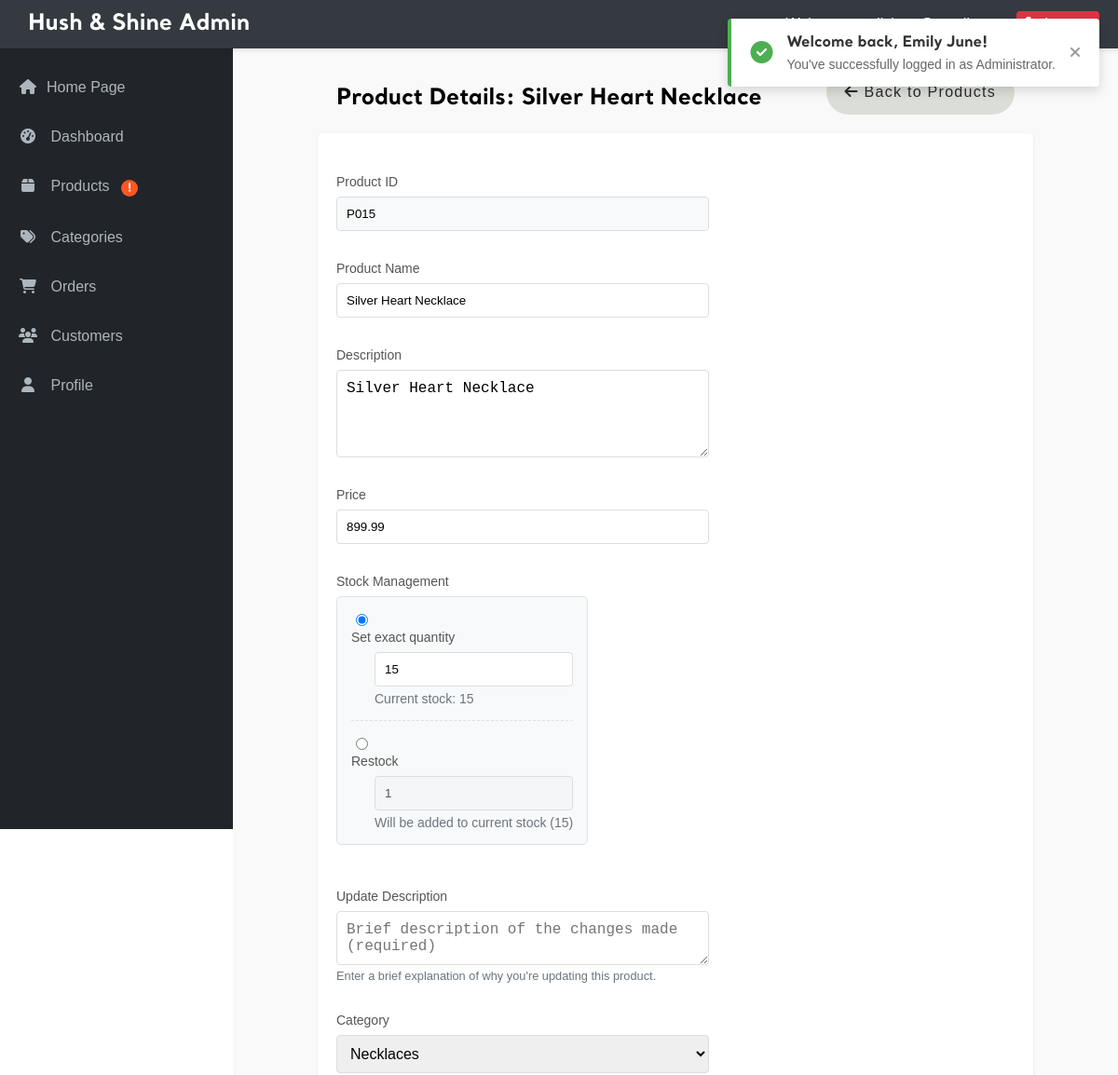
/admin/view_product.php?id=P015 (signed in, upper part), run on an earlier commit of the app's database.
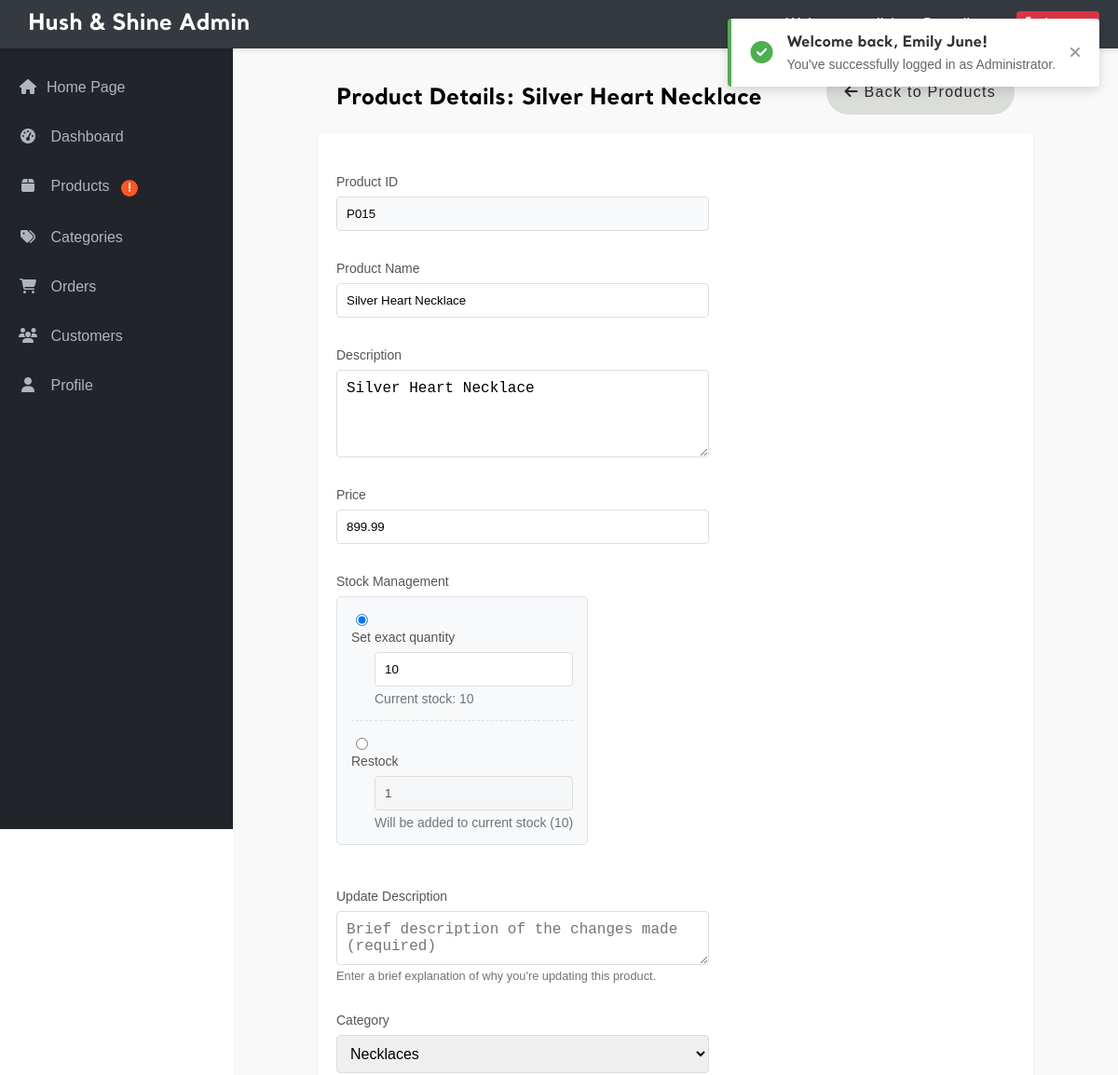
And on a later commit of the database.
### tables this page shows
CREATE TABLE `product` (
  `prod_id` char(4) NOT NULL,
  `prod_name` varchar(100) NOT NULL,
  `prod_desc` varchar(200) NOT NULL,
  `price` double(7,2) NOT NULL,
  `quantity` int(4) NOT NULL,
  `cat_id` char(4) NOT NULL,
  `image` varchar(100) NOT NULL
);

CREATE TABLE `category` (
  `cat_id` varchar(4) NOT NULL,
  `cat_name` varchar(50) NOT NULL,
  `material_type` varchar(100) NOT NULL
);

### admin/view_product.php (the view, shortened to what this page needs)
<?php
require_once '../_base.php';
include '../_head.php';
$prod_id = $_GET['id'] ?? null;
try {
    $stmt = $_db->prepare("SELECT * FROM product WHERE prod_id = ?");
    $stmt->execute([$prod_id]);
    $product = $stmt->fetch(PDO::FETCH_ASSOC);
    $stmt = $_db->query("SELECT * FROM category ORDER BY cat_name");
    $categories = $stmt->fetchAll(PDO::FETCH_ASSOC);
} catch (PDOException $e) {
    $errors[] = "Database error: " . $e->getMessage();
    exit;
}
?>
    <div class="admin-main">
        <div class="admin-content">
            <div class="admin-title">
                <h2>Product Details: <?= htmlspecialchars($product['prod_name']) ?></h2>
                <a href="admin_products.php" class="category-btn back">
                    <i class="fas fa-arrow-left"></i>
                    Back to Products
                </a>
        </div>
            <form action="view_product.php?id=<?= htmlspecialchars($prod_id)?>" method="POST" enctype="multipart/form-data" class="product-form">
            <div class="form-group">
                <label for="prod_id">Product ID</label>
                <input type="text" id="prod_id" class="form-control" value="<?= htmlspecialchars($product['prod_id']) ?>" readonly>
            </div>
            <div class="form-group">
                <label for="prod_name">Product Name</label>
                <input type="text" id="prod_name" name="prod_name" class="form-control" value="<?= htmlspecialchars($product['prod_name']) ?>" required>
            </div>
            <div class="form-group">
                <label for="prod_desc">Description</label>
                <textarea id="prod_desc" name="prod_desc" class="form-control" rows="4"><?= htmlspecialchars($product['prod_desc']) ?></textarea>
            </div>
            <div class="form-group">
                <label for="price">Price</label>
                <input type="number" id="price" name="price" class="form-control" value="<?= htmlspecialchars($product['price']) ?>" step="0.01" required>
            </div>
            <div class="form-group">
                <label for="quantity_type">Stock Management</label>
                <div class="stock-management-container">
                    <div class="stock-option">
                        <input type="radio" id="set_quantity" name="quantity_action" value="set" checked>
                        <label for="set_quantity">Set exact quantity</label>
                        <div class="quantity-input-wrapper">
                            <input type="number" id="quantity" name="quantity" class="form-control" min="0"
                                value="<?= htmlspecialchars($product['quantity'] ?? 0) ?>" required>
                            <span class="input-note">Current stock: <?= htmlspecialchars($product['quantity'] ?? 0) ?></span>
                        </div>
                    </div>
                    <div class="stock-option">
                        <input type="radio" id="add_quantity" name="quantity_action" value="add">
                        <label for="add_quantity">Restock</label>
                        <div class="quantity-input-wrapper">
                            <input type="number" id="add_stock" name="add_stock" class="form-control" min="1" value="1">
                            <span class="input-note">Will be added to current stock (<?= htmlspecialchars($product['quantity'] ?? 0) ?>)</span>
                        </div>
                    </div>
                </div>
            </div>
            <div class="form-group">
                <label for="edit_desc">Update Description</label>
                <textarea id="edit_desc" name="edit_desc" class="form-control" rows="2"
                        placeholder="Brief description of the changes made (required)"
                        required></textarea>
                <small class="form-text text-muted">Enter a brief explanation of why you're updating this product.</small>
            </div>
            <div class="form-group">
                <label for="cat_id">Category</label>
                <select id="cat_id" name="cat_id" class="form-control" required>
                    <?php foreach ($categories as $category): ?>
                        <option value="<?= htmlspecialchars($category['cat_id']) ?>" <?= $product['cat_id'] == $category['cat_id'] ? 'selected' : '' ?>>
                            <?= htmlspecialchars($category['cat_name']) ?>
                        </option>
                    <?php endforeach; ?>
                </select>
            </div>
            </form>
        </div>
    </div>
</main>

What changed in the data, as far as the page shows it:
changed product "Silver Heart Necklace": quantity "15" → "10"
